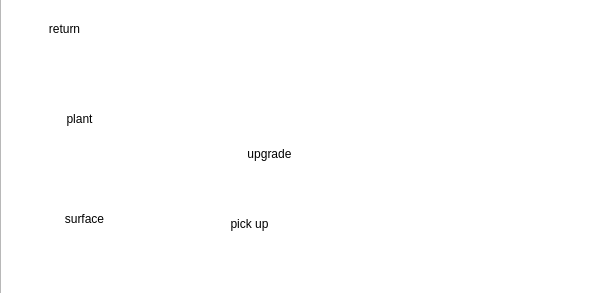
<?xml version="1.0" encoding="UTF-8"?>
<ui version="4.0">
 <class>Wheat_Farm</class>
 <widget class="QDialog" name="Wheat_Farm">
  <property name="geometry">
   <rect>
    <x>0</x>
    <y>0</y>
    <width>601</width>
    <height>293</height>
   </rect>
  </property>
  <property name="windowTitle">
   <string>Dialog</string>
  </property>
  <widget class="QPushButton" name="pushButton_3">
   <property name="geometry">
    <rect>
     <x>214</x>
     <y>118</y>
     <width>111</width>
     <height>71</height>
    </rect>
   </property>
   <property name="text">
    <string>upgrade</string>
   </property>
   <property name="icon">
    <iconset resource="imigi.qrc">
     <normaloff>:/pht/mdd/levelup.png</normaloff>:/pht/mdd/levelup.png</iconset>
   </property>
   <property name="iconSize">
    <size>
     <width>60</width>
     <height>60</height>
    </size>
   </property>
   <property name="flat">
    <bool>true</bool>
   </property>
  </widget>
  <widget class="QPushButton" name="pushButton">
   <property name="geometry">
    <rect>
     <x>14</x>
     <y>78</y>
     <width>131</width>
     <height>81</height>
    </rect>
   </property>
   <property name="text">
    <string>plant</string>
   </property>
   <property name="icon">
    <iconset resource="imigi.qrc">
     <normaloff>:/pht/mdd/042-planting.png</normaloff>:/pht/mdd/042-planting.png</iconset>
   </property>
   <property name="iconSize">
    <size>
     <width>60</width>
     <height>60</height>
    </size>
   </property>
   <property name="flat">
    <bool>true</bool>
   </property>
  </widget>
  <widget class="QPushButton" name="pushButton_2">
   <property name="geometry">
    <rect>
     <x>24</x>
     <y>188</y>
     <width>121</width>
     <height>61</height>
    </rect>
   </property>
   <property name="text">
    <string>surface</string>
   </property>
   <property name="icon">
    <iconset resource="imigi.qrc">
     <normaloff>:/pht/mdd/031-scarecrow.png</normaloff>:/pht/mdd/031-scarecrow.png</iconset>
   </property>
   <property name="iconSize">
    <size>
     <width>60</width>
     <height>60</height>
    </size>
   </property>
   <property name="flat">
    <bool>true</bool>
   </property>
  </widget>
  <widget class="QPushButton" name="pushButton_5">
   <property name="geometry">
    <rect>
     <x>194</x>
     <y>188</y>
     <width>111</width>
     <height>71</height>
    </rect>
   </property>
   <property name="text">
    <string>pick up</string>
   </property>
   <property name="icon">
    <iconset resource="imigi.qrc">
     <normaloff>:/pht/mdd/036-rake.png</normaloff>:/pht/mdd/036-rake.png</iconset>
   </property>
   <property name="iconSize">
    <size>
     <width>60</width>
     <height>60</height>
    </size>
   </property>
   <property name="flat">
    <bool>true</bool>
   </property>
  </widget>
  <widget class="QPushButton" name="pushButton_4">
   <property name="geometry">
    <rect>
     <x>-6</x>
     <y>-2</y>
     <width>141</width>
     <height>61</height>
    </rect>
   </property>
   <property name="text">
    <string>return</string>
   </property>
   <property name="icon">
    <iconset resource="uimd.qrc">
     <normaloff>:/pngg/goback.png</normaloff>:/pngg/goback.png</iconset>
   </property>
   <property name="iconSize">
    <size>
     <width>40</width>
     <height>40</height>
    </size>
   </property>
   <property name="flat">
    <bool>true</bool>
   </property>
  </widget>
  <widget class="QGraphicsView" name="graphicsView">
   <property name="geometry">
    <rect>
     <x>0</x>
     <y>-30</y>
     <width>701</width>
     <height>351</height>
    </rect>
   </property>
   <property name="styleSheet">
    <string notr="true">border-image: url(:/pht/mdd/gandom22.png);</string>
   </property>
  </widget>
  <zorder>graphicsView</zorder>
  <zorder>pushButton_2</zorder>
  <zorder>pushButton_3</zorder>
  <zorder>pushButton</zorder>
  <zorder>pushButton_5</zorder>
  <zorder>pushButton_4</zorder>
 </widget>
 <resources>
  <include location="uimd.qrc"/>
  <include location="imigi.qrc"/>
 </resources>
 <connections/>
</ui>
